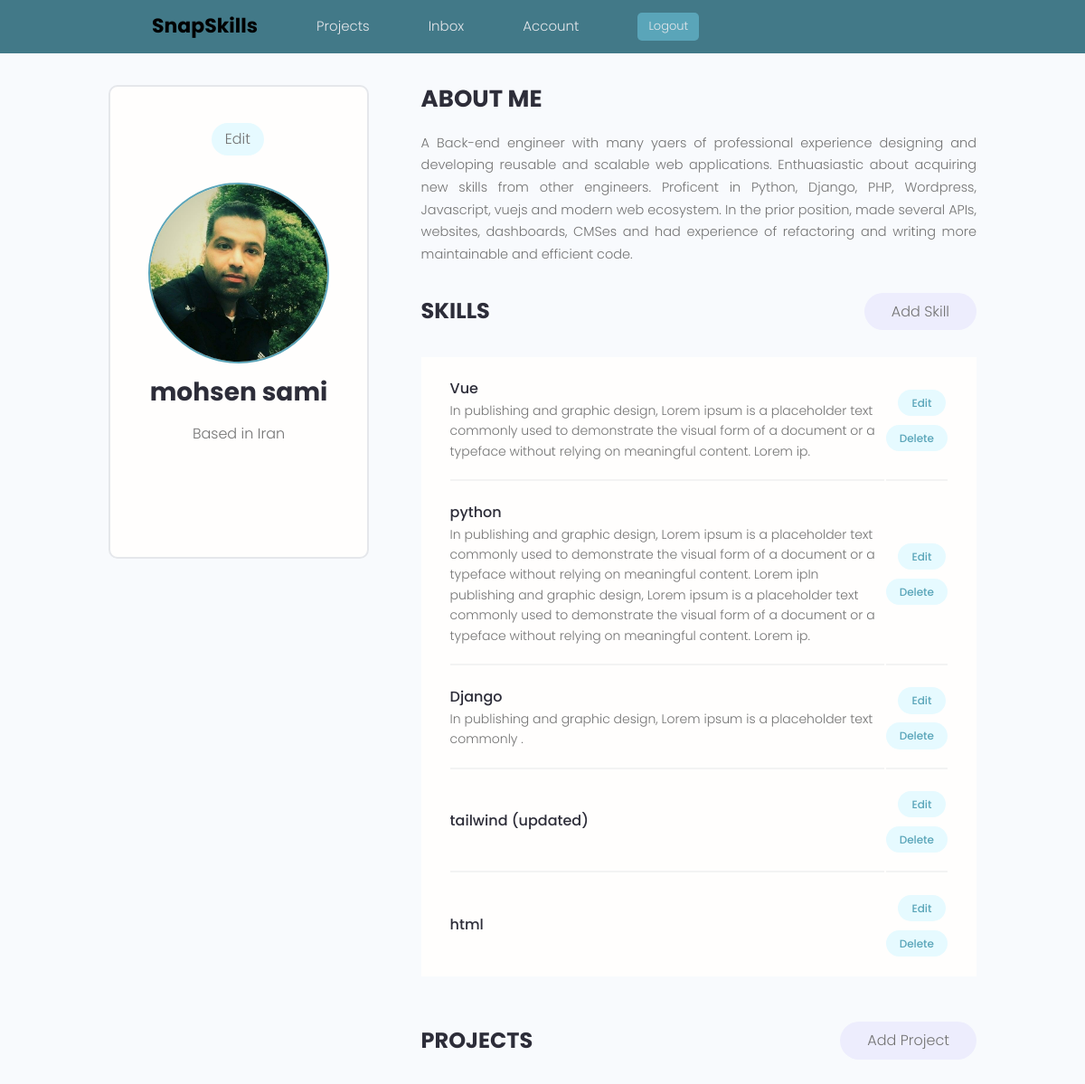
The app's page /account/ (signed in) with its own data.
### users/models.py (models this page shows, shortened)
class Profile(models.Model):
    user = models.OneToOneField(User, on_delete=models.CASCADE, null=True, blank=True)
    name = models.CharField(max_length=200, blank=True, null=True)
    email = models.EmailField(max_length=500, blank=True, null=True)
    username = models.CharField(max_length=200, blank=True, null=True)
    location = models.CharField(max_length=200, blank=True, null=True)
    short_intro = models.CharField(max_length=200, blank=True, null=True)
    bio = models.TextField(blank=True, null=True)
    profile_image = models.ImageField(null=True, blank=True, upload_to='profiles/', default="profiles/user-default.png")
    social_github = models.CharField(max_length=200, blank=True, null=True)
    social_twitter = models.CharField(max_length=200, blank=True, null=True)
    social_linkedin = models.CharField(max_length=200, blank=True, null=True)
    social_youtube = models.CharField(max_length=200, blank=True, null=True)
    social_website = models.CharField(max_length=200, blank=True, null=True)
    created = models.DateTimeField(auto_now_add=True)
    id = models.UUIDField(default=uuid.uuid4, unique=True, primary_key=True, editable=False)
    class Meta:
        ordering = ['created']
    @property
    def imageURL(self):
        try:
            url = self.profile_image.url
        except:
            url = './media/profiles/user-default.png'
        return url

class Skill(models.Model):
    owner = models.ForeignKey(Profile, on_delete=models.CASCADE, null=True, blank=True)
    name = models.CharField(max_length=200, blank=True, null=True)
    description = models.TextField(null=True, blank=True)
    created = models.DateTimeField(auto_now_add=True)
    id = models.UUIDField(default=uuid.uuid4, unique=True, primary_key=True, editable=False)

### users/views.py (the view)
# urls.py: path('account/', views.UserAccountView.as_view(), name="account"),
class UserAccountView(LoginRequiredMixin, View):
    def get(self, request):
        profile = request.user.profile
        skills = profile.skill_set.all()
        projects = profile.project_set.all()
        context = {'profile': profile, 'skills': skills, 'projects': projects}
        return render(request, 'users/account.html', context)

### users/templates/users/account.html (shortened to what this page needs)
{% extends 'main.html' %}
{% block content %}
<main class="settingsPage profile my-md">
  <div class="container">
    <div class="layout">
      <div class="column column--1of3">
        <div class="card text-center">
          <div class="card__body dev">
            <a class="tag tag--pill tag--main settings__btn" href="{% url 'edit-account' %}"><iconify-icon inline icon="material-symbols:edit-calendar-outline" width="18"></iconify-icon>
              <span>Edit</span></a>
            <img class="avatar avatar--xl dev__avatar" src="{{profile.imageURL}}" />
            <h2 class="dev__name">{{profile.name}}</h2>
            <p class="dev__location">Based in {{profile.location}}</p>
            <ul class="dev__social">
            </ul>
          </div>
        </div>
      </div>
      <div class="column column--2of3">
        <div class="devInfo">
          <h3 class="devInfo__title">About Me</h3>
          <p class="devInfo__about">{{profile.bio}}</p>
        </div>
        <div class="settings">
          <h3 class="settings__title">Skills</h3>
          <a class="tag tag--pill tag--sub settings__btn tag--lg" href="{% url 'create-skill' %}"><iconify-icon inline icon="material-symbols:add" width="18"></iconify-icon> <span>Add Skill</span></a>
        </div>
        <table class="settings__table">
          {% for skill in skills %}
          <tr>
            <td class="settings__tableInfo">
              <h4>{{skill.name}}</h4>
              <p>
                {{skill.description}}
              </p>
            </td>
            <td class="settings__tableActions">
              <a class="tag tag--pill tag--main settings__btn" href="{% url 'update-skill' skill.id %}"><iconify-icon inline icon="material-symbols:edit-calendar-outline" width="18"></iconify-icon> Edit</a>
              <a class="tag tag--pill tag--main settings__btn" href="{% url 'delete-skill' skill.id %}?next=/account"><iconify-icon inline icon="material-symbols:delete-outline" width="18"></iconify-icon>
                Delete</a>
            </td>
          </tr>
          {% endfor %}
        </table>
        <div class="settings">
          <h3 class="settings__title">Projects</h3>
          <a class="tag tag--pill tag--sub settings__btn tag--lg" href="{% url 'create-project' %}"><iconify-icon inline icon="material-symbols:add" width="18"></iconify-icon> <span>Add Project</span></a>
        </div>
      </div>
    </div>
  </div>
</main>
{% endblock %}

### static/css/app.css (style rules this page uses)
:root { --color-sub: #2d2d39; }
.card { border: 2px solid var(--color-light); }
img { width: 100%; }
.profile .card > .dev { padding: 4rem; }
.dev__avatar { display: block; margin: auto; }
.dev__name { color: var(--color-sub); font-size: 2.8rem; font-weight: 700; margin-top: 1rem; margin-bottom: 0.5rem; }
.dev__location { margin-top: 1rem; }
.dev__social { margin: 3rem 0; list-style: none; display: flex; justify-content: center; gap: 1.5rem; }
.devInfo { margin-bottom: 3rem; }
.devInfo__title, .devInfo__subtitle { font-size: 2.6rem; color: var(--color-sub); text-transform: uppercase; font-weight: 700; margin-bottom: 1.5rem; }
.devInfo__about, .devSkill__info { font-size: 1.45rem; line-height: 1.7; text-align: justify; }
.settingsPage .dev > .settings__btn { display: inline-block; margin-bottom: 3rem; }
.settings { display: flex; justify-content: space-between; align-items: center; }
.settings__title { font-size: 2.4rem; text-transform: uppercase; font-weight: 700; color: var(--color-sub); }
.settings__table { margin-top: 3rem; margin-bottom: 5rem; padding: 0 3rem; background: var(--color-white); }
.settings__table tr { width: 100%; }
.settings__table tr > td { padding: 2rem 0; }
.settings__table tr:not(:last-child) td { border-bottom: 2px solid var(--color-white-light); }
.settings__tableInfo { width: 100%; }
.settings__tableInfo h4, .settings__tableInfo a { padding-right: 1rem; width: auto; font-size: 1.6rem; font-weight: 500; color: var(--color-sub); }
.settings__tableInfo p { font-size: 1.4rem; }
.settings__tableActions { text-align: right; }

### static/uikit/styles/modules/_variables.css (style rules this page uses)
:root { --color-main: #5aa5b9; --color-main-light: #e6faff; --color-sub: #3f4156; --color-sub-light: #51546e; --color-sub-lighter: #ededfd; --color-text: #737373; --color-gray: #8b8b8b; --color-light: #e5e7eb; --color-light-gray: #767676; --color-bg: #f8fafd; --color-white: #fffefd; --color-white-light: #f3f3f3; --color-success: #359e64; --color-success-bg: #def8e8; --color-error: #fc4b0b; --color-error-bg: #fff2ee; --font-base: 'Poppins', arial, helvetica, 'Segoe UI', roboto, ubuntu, sans-serif; --font-monospace: 'Fira Code', 'Courier New', courier, monospace; --font-regular: 300; --font-medium: 500; --font-bold: 700; --generic-shadow: 1px 1px 5px #00000010; --generic-transition: all 0.3s ease-in-out; }

### static/uikit/styles/modules/_base.css (style rules this page uses)
* { margin: 0; padding: 0; box-sizing: border-box; text-rendering: optimizeLegibility; color: inherit; font-size: inherit; }
html { font-size: 50%; }
@media only screen and (min-width: 480px) { html { font-size: 56.25%; } }
@media only screen and (min-width: 1200px) { html { font-size: 62.5%; } }
body { line-height: 1.6; font-weight: 400; font-size: 1.5rem; color: var(--color-text); background-color: var(--color-bg); min-height: 100vh; }

### static/uikit/styles/modules/_typography.css (style rules this page uses)
* { font-family: var(--font-base); }
h2 { font-size: 3.6rem; font-weight: var(--font-bold); }
h3 { font-size: 3.2rem; font-weight: var(--font-medium); }
h4 { font-size: 2.8rem; font-weight: var(--font-medium); }
p, span, strong { font-size: 1.6rem; color: var(--color-text); font-weight: var(--font-regular); }
a { padding-bottom: 2px; text-decoration: none; display: inline-block; color: var(--color-main); font-weight: var(--font-medium); }

### static/uikit/styles/modules/_utilities.css (style rules this page uses)
.container { width: 92%; max-width: 165rem; margin: 0 auto; box-sizing: border-box; }
@media screen and (min-width: 1000px) { .container { width: 90%; } }
@media screen and (min-width: 1200px) { .container { width: 80%; } }
.text-center { text-align: center; }
.my-md { margin: 3rem auto; }

### static/uikit/styles/modules/_avatar.css (style rules this page uses)
.avatar { border-radius: 50%; border: 2px solid var(--color-main); object-fit: cover; }
.avatar--xl { height: 20rem; width: 20rem; }

### static/uikit/styles/modules/_card.css (style rules this page uses)
.card { border-radius: 1rem; background-color: var(--color-white); border: 1.5px solid var(--color-light); width: auto; height: auto; margin-top: 0.5rem; margin-bottom: 0.5rem; overflow: hidden; }
.card__body, .card__header { padding: 2rem 2.5rem; }

### static/uikit/styles/modules/_layout.css (style rules this page uses)
.layout { display: flex; flex-flow: row wrap; justify-content: space-between; }
.layout > .column { margin-bottom: 3rem; }
.layout > .column.column--1of3 { flex-basis: 30%; }
.layout > .column.column--2of3 { flex-basis: 64%; }

### records on screen
Profile: imageURL (picture), name "mohsen sami", location "Iran", bio "A Back-end engineer with many yaers of professional experience designing and developing reusable and scalable web applications. Enthuasiastic about acquiring new skills from other engineers. Proficent in Python, Django, PHP, Wordpress, Javascript, vuejs and modern web ecosystem. In the prior position, made several APIs, websites, dashboards, CMSes and had experience of refactoring and writing more maintainable and efficient code."
Skill: name "Vue", description "In publishing and graphic design, Lorem ipsum is a placeholder text commonly used to demonstrate the visual form of a document or a typeface without relying on meaningful content. Lorem ip."
Skill: name "python", description "In publishing and graphic design, Lorem ipsum is a placeholder text commonly used to demonstrate the visual form of a document or a typeface without relying on meaningful content. Lorem ipIn publishing and graphic design, Lorem ipsum is a placeholder text commonly used to demonstrate the visual form of a document or a typeface without relying on meaningful content. Lorem ip."
Skill: name "Django", description "In publishing and graphic design, Lorem ipsum is a placeholder text commonly ."
Skill: name "tailwind (updated)"
Skill: name "html"
